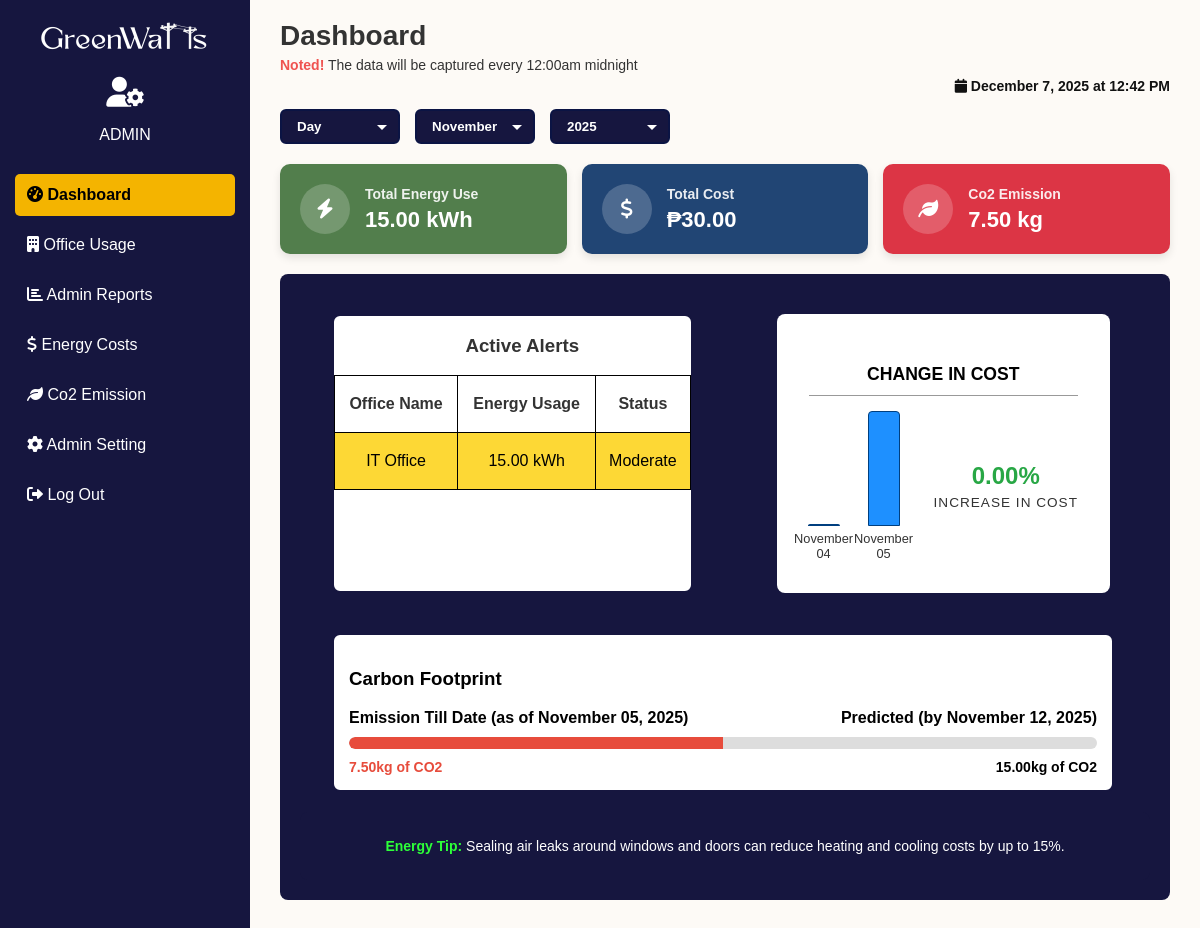
Page /adminpanel/dashboard/ (signed in) on the committed database.
### greenwatts/users/models.py (models this page shows, shortened)
class Office(AbstractBaseUser, PermissionsMixin):
    office_id = models.AutoField(primary_key=True)  # PK
    name = models.CharField(max_length=255)
    location = models.CharField(max_length=255)
    username = models.CharField(max_length=150, unique=True)
    email = models.EmailField(unique=True)
    department = models.CharField(max_length=50, default="office")
    admin = models.ForeignKey(
        "adminpanel.Admin",  # this should match your tbl_admin model name
        on_delete=models.CASCADE,
        related_name="offices"
    )
    created_at = models.DateTimeField(auto_now_add=True)
    is_active = models.BooleanField(default=True)
    is_staff = models.BooleanField(default=False)
    objects = OfficeManager()
    USERNAME_FIELD = 'username'
    REQUIRED_FIELDS = ['email']
    class Meta:
        db_table = "tbl_office"

### greenwatts/adminpanel/views.py (the view, shortened to what this page needs)
# urls.py: path('dashboard/', views.admin_dashboard, name='admin_dashboard'),
@admin_required
@cache_control(no_cache=True, must_revalidate=True, no_store=True)
def admin_dashboard(request):
    from django.db.models import Max
    from django.db.models.functions import TruncDate, ExtractYear, ExtractMonth
    from datetime import date
    from datetime import datetime as dt
    selected_day = request.GET.get('selected_day')
    selected_month = request.GET.get('selected_month')
    selected_year = request.GET.get('selected_year')
    selected_week = request.GET.get('selected_week')
    if selected_month and not selected_day and not selected_week:
        if not selected_year:
            selected_year = str(dt.now().year)
    valid_office_ids = get_valid_office_ids()
    year_options = get_year_options(valid_office_ids)
    month_options = get_month_options(valid_office_ids)
    day_options = get_day_options(valid_office_ids, selected_month, selected_year)
    week_options = get_week_options(valid_office_ids, selected_month, selected_year)
    filter_kwargs, selected_date, level, selected_month, selected_year = determine_filter_level(selected_day, selected_month, selected_year, selected_week)
    aggregates = EnergyRecord.objects.filter(**filter_kwargs).aggregate(
        total_energy_usage=Sum('total_energy_kwh'),
        total_cost_predicted=Sum('cost_estimate'),
        total_co2_emission=Sum('carbon_emission_kgco2')
    )
    if level == 'month':
        current_year = int(selected_year)
        current_month = int(selected_month)
        from calendar import monthrange
        _, days_in_month = monthrange(current_year, current_month)
        days_with_data = EnergyRecord.objects.filter(
            date__year=current_year, date__month=current_month,
            device__office__office_id__in=valid_office_ids
        ).exclude(device__office__name='DS').dates('date', 'day').count()
        if days_with_data > 0:
            daily_avg = (aggregates['total_co2_emission'] or 0) / days_with_data
            predicted_co2_emission = daily_avg * days_in_month
        else:
            predicted_co2_emission = aggregates['total_co2_emission'] or 0
    else:
        predicted_co2_emission = (aggregates['total_co2_emission'] or 0) * 2
    if level == 'month':
        current_year = int(selected_year)
        current_month = int(selected_month)
        current_date = date(current_year, current_month, 1).strftime("%B %Y")
        from calendar import monthrange
        _, last_day = monthrange(current_year, current_month)
        predicted_date = date(current_year, current_month, last_day).strftime("%B %d, %Y")
    elif selected_date:
        current_date = selected_date.strftime("%B %d, %Y")
        predicted_date = (dt.combine(selected_date, dt.min.time()) + timedelta(days=7)).strftime("%B %d, %Y")
    else:
        current_date = datetime.now().strftime("%B %d, %Y")
        predicted_date = (datetime.now() + timedelta(days=7)).strftime("%B %d, %Y")
    from django.db.models import F
    office_energy_qs = EnergyRecord.objects.filter(**filter_kwargs).filter(
        device__office__office_id__in=valid_office_ids
    ).exclude(
        device__office__name='DS'
    ).values(
        office_id=F('device__office__office_id'),
        office_name=F('device__office__name')
    ).annotate(
        total_energy=Sum('total_energy_kwh')
    ).order_by('-total_energy')
    try:
        threshold = Threshold.objects.get(threshold_id=1)
        energy_efficient_max = threshold.energy_efficient_max
        energy_moderate_max = threshold.energy_moderate_max
    except Threshold.DoesNotExist:
        energy_efficient_max = 10.0
        energy_moderate_max = 20.0
    active_alerts = []
    for record in office_energy_qs:
        if record['office_name'] == 'DS' or not record['office_name']:
            continue
        energy = record['total_energy'] or 0
        if energy > energy_moderate_max:
            status = 'High'
        elif energy > energy_efficient_max:
            status = 'Moderate'
        else:
            status = 'Efficient'
        active_alerts.append({
            'office_name': record['office_name'],
            'energy_usage': energy,
            'status': status
        })
    co2_emission_progress = 0
    if predicted_co2_emission > 0:
        co2_emission_progress = min(100, (aggregates['total_co2_emission'] or 0) / predicted_co2_emission * 100)
    if level == 'month':
        current_year = int(selected_year)
        current_month = int(selected_month)
        prev_year = current_year
        prev_month = current_month - 1
        if prev_month == 0:
            prev_month = 12
            prev_year -= 1
        current_cost = EnergyRecord.objects.filter(
            date__year=current_year, date__month=current_month,
            device__office__office_id__in=valid_office_ids
        ).exclude(device__office__name='DS').aggregate(total=Sum('cost_estimate'))['total'] or 0
        prev_cost = EnergyRecord.objects.filter(
            date__year=prev_year, date__month=prev_month,
            device__office__office_id__in=valid_office_ids
        ).exclude(device__office__name='DS').aggregate(total=Sum('cost_estimate'))['total'] or 0
        change_costs = [prev_cost, current_cost]
        change_dates = [date(prev_year, prev_month, 1), date(current_year, current_month, 1)]
    elif selected_date:
        previous_date = selected_date - timedelta(days=1)
        change_dates = [previous_date, selected_date]
        change_costs = []
        for d in change_dates:
            cost = EnergyRecord.objects.filter(
                date=d, device__office__office_id__in=valid_office_ids
            ).exclude(device__office__name='DS').aggregate(total=Sum('cost_estimate'))['total'] or 0
            change_costs.append(cost)
    if len(change_costs) >= 2:
        latest_cost = change_costs[1]  # selected_date or latest
        prev_cost = change_costs[0]  # previous
        if prev_cost > 0:
            change_percent = ((latest_cost - prev_cost) / prev_cost) * 100
        else:
            change_percent = 0
        is_decrease = change_percent < 0
        change_percent_abs = abs(change_percent)
        max_cost = max(change_costs)
        heights = [(c / max_cost * 100) if max_cost > 0 else 0 for c in change_costs]
        if level == 'month':
            bar1_label = change_dates[0].strftime('%B %Y')  # previous month
            bar2_label = change_dates[1].strftime('%B %Y')  # current month
        else:
            bar1_label = change_dates[0].strftime('%B %d')  # previous day
            bar2_label = change_dates[1].strftime('%B %d')  # current day
        change_data = {
            'bar1_label': bar1_label,
            'bar1_height': heights[0],
            'bar2_label': bar2_label,
            'bar2_height': heights[1],
            'percent': change_percent_abs,
            'type': 'DECREASE' if is_decrease else 'INCREASE',
            'arrow': 'down' if is_decrease else 'up',
            'color_class': 'decrease' if is_decrease else 'increase'
        }
    else:
        change_data = None
    context = {
        'total_energy_usage': aggregates['total_energy_usage'] or 0,
        'total_cost_predicted': aggregates['total_cost_predicted'] or 0,
        'total_co2_emission': aggregates['total_co2_emission'] or 0,
        'predicted_co2_emission': predicted_co2_emission,
        'current_date': current_date,
        'predicted_date': predicted_date,
        'co2_emission_progress': co2_emission_progress,
        'active_alerts': active_alerts,
        'change_data': change_data,
        'day_options': day_options,
        'month_options': month_options,
        'year_options': year_options,
        'week_options': week_options,
        'selected_day': selected_day,
        'selected_month': selected_month,
        'selected_year': selected_year,
        'selected_week': selected_week,
        'level': level,
        'random_energy_tip': get_random_energy_tip(),
    }
    return render(request, 'adminDashboard.html', context)

### greenwatts/adminpanel/templates/adminDashboard.html (shortened to what this page needs)
{% load static %}
<!DOCTYPE html>
<html lang="en">
  <head>
    <link rel="stylesheet" href="{% static 'adminCss/common.css' %}" />
    <link rel="stylesheet" href="{% static 'adminCss/adminDashboard.css' %}" />
    <link
      rel="stylesheet"
      href="https://cdnjs.cloudflare.com/ajax/libs/font-awesome/6.0.0/css/all.min.css"
    />
  </head>
  <body>
    <div class="sidebar">
      <img src="{% static 'logo2.png' %}" alt="GreenWatts" class="logo-sidebar" />
      <div class="admin-section">
        <div class="admin-icon"><i class="fas fa-user-cog"></i></div>
        <p>ADMIN</p>
      </div>
      <nav>
        <a
          href="{% url 'adminpanel:admin_dashboard' %}"
          class="{% if request.resolver_match.url_name == 'admin_dashboard' %}active{% endif %}"
          ><i class="fas fa-tachometer-alt"></i> Dashboard</a
        >
        <a
          href="{% url 'adminpanel:office_usage' %}"
          class="{% if request.resolver_match.url_name == 'office_usage' %}active{% endif %}"
          ><i class="fas fa-building"></i> Office Usage</a
        >
        <a
          href="{% url 'adminpanel:admin_reports' %}"
          class="{% if request.resolver_match.url_name == 'admin_reports' %}active{% endif %}"
          ><i class="fas fa-chart-bar"></i> Admin Reports</a
        >
        <a
          href="{% url 'adminpanel:admin_costs' %}"
          class="{% if request.resolver_match.url_name == 'admin_costs' %}active{% endif %}"
          ><i class="fas fa-dollar-sign"></i> Energy Costs</a
        >
        <a
          href="{% url 'adminpanel:carbon_emission' %}"
          class="{% if request.resolver_match.url_name == 'carbon_emission' %}active{% endif %}"
          ><i class="fas fa-leaf"></i> Co2 Emission</a
        >
        <a
          href="{% url 'adminpanel:admin_setting' %}"
          class="{% if request.resolver_match.url_name == 'admin_setting' %}active{% endif %}"
          ><i class="fas fa-cog"></i> Admin Setting</a
        >
        <a href="{% url 'users:logout' %}">
          <i class="fas fa-sign-out-alt"></i> Log Out
        </a>
      </nav>
    </div>
    <div class="main-content">
      <header>
        <h1>Dashboard</h1>
        <p class="note">
          <span class="red-text">Noted!</span> The data will be captured every
          12:00am midnight
        </p>
        <div class="date-time">
          <i class="fas fa-calendar" style="cursor: pointer"></i>
          <span id="live-time"></span>
        </div>
      </header>
      <div class="filters">
        <select id="day-select">
          <option value="">Day</option>
        </select>
        <select id="month-select">
          {% for month in month_options %}
          <option value="{{ month.value }}" {% if selected_month == month.value %}selected{% endif %}>{{ month.name }}</option>
          {% endfor %}
        </select>
        <select id="year-select">
          {% for year in year_options %}
          <option value="{{ year }}" {% if selected_year == year %}selected{% endif %}>{{ year }}</option>
          {% endfor %}
        </select>
      </div>
      <div class="report-cards">
        <div class="card total">
          <div class="card-icon">
            <i class="fas fa-bolt"></i>
          </div>
          <div class="card-content">
            <div class="card-label">Total Energy Use</div>
            <div class="card-value">{{ total_energy_usage|floatformat:2 }} kWh</div>
          </div>
        </div>
        <div class="card inactive">
          <div class="card-icon">
            <i class="fas fa-dollar-sign"></i>
          </div>
          <div class="card-content">
            <div class="card-label">Total Cost</div>
            <div class="card-value">₱{{ total_cost_predicted|floatformat:2 }}</div>
          </div>
        </div>
        <div class="card highest">
          <div class="card-icon">
            <i class="fas fa-leaf"></i>
          </div>
          <div class="card-content">
            <div class="card-label">Co2 Emission</div>
            <div class="card-value">{{ total_co2_emission|floatformat:2 }} kg</div>
          </div>
        </div>
      </div>
      <div
        class="custom-container"
        style="background-color: #16163f; padding: 20px; border-radius: 8px"
      >
        <div class="bottom-section">
          <div class="active-alerts">
            <h3 class="alerts">Active Alerts</h3>
          <table>
              <tr>
                <th>Office Name</th>
                <th>Energy Usage</th>
                <th>Status</th>
              </tr>
              {% for alert in active_alerts %}
              <tr class="{{ alert.status|lower }}">
                <td>{{ alert.office_name }}</td>
                <td>{{ alert.energy_usage|floatformat:2 }} kWh</td>
                <td>{{ alert.status }}</td>
              </tr>
              {% empty %}
              <tr>
                <td colspan="3">No active alerts</td>
              </tr>
              {% endfor %}
            </table>
          </div>
          {% if change_data %}
          <div class="change-cost">
            <h3>CHANGE IN COST</h3>
            <hr class="change-cost-line" />
            <div class="change-cost-content">
              <div class="bars">
                <div class="bar">
                  <div class="bar-fill" style="height: {{ change_data.bar1_height }}%"></div>
                  <div class="bar-label">{{ change_data.bar1_label }}</div>
                </div>
                <div class="bar">
                  <div class="bar-fill" style="height: {{ change_data.bar2_height }}%"></div>
                  <div class="bar-label">{{ change_data.bar2_label }}</div>
                </div>
              </div>
              <div class="change-info">
                <span class="percentage-text">{{ change_data.percent|floatformat:2 }}%</span>
                <p class="change-text">{{ change_data.type }} IN COST</p>
              </div>
            </div>
          </div>
          {% else %}
          <div class="change-cost">
            <h3>CHANGE IN COST</h3>
            <p>No data available for change in cost.</p>
          </div>
          {% endif %}
        </div>
        <div class="carbon-footprint">
          <h3>Carbon Footprint</h3>
          <div class="carbon-footprint-header">
            <span class="left-label"
              ><strong>Emission</strong> Till Date (as of {{ current_date }})</span
            >
            <span class="right-label">Predicted (by {{ predicted_date }})</span>
          </div>
          <div class="carbon-footprint-content">
            <div class="carbon-footprint-bar">
              <div class="progress-bar-fill" style="width: {{ co2_emission_progress }}%;"></div>
            </div>
          </div>
          <div class="carbon-footprint-values">
            <span class="left-value"><b>{{ total_co2_emission|floatformat:2 }}kg</b> of CO2</span>
            <span class="right-value"><b>{{ predicted_co2_emission|floatformat:2 }}kg</b> of CO2</span>
          </div>
        </div>
        <div class="energy-tip">
          <p>
            <span class="green-text">Energy Tip:</span> {{ random_energy_tip }}
          </p>
        </div>
      </div>
    </div>
  </body>
</html>

### rows in the picture
Office: office_name "IT Office", energy_usage "15.00", status "Moderate"

### other values in the picture
{{ total_energy_usage|floatformat:2 }} "15.00"
{{ total_cost_predicted|floatformat:2 }} "30.00"
{{ total_co2_emission|floatformat:2 }} "7.50"
{{ change_data.bar1_label }} "November 04"
{{ change_data.bar2_label }} "November 05"
{{ change_data.percent|floatformat:2 }} "0.00"
{{ change_data.type }} "INCREASE"
{{ current_date }} "November 05, 2025"
{{ predicted_date }} "November 12, 2025"
{{ predicted_co2_emission|floatformat:2 }} "15.00"
{{ random_energy_tip }} "Sealing air leaks around windows and doors can reduce heating and cooling costs by up to 15%."
form field value "November"
form field value "2025"
